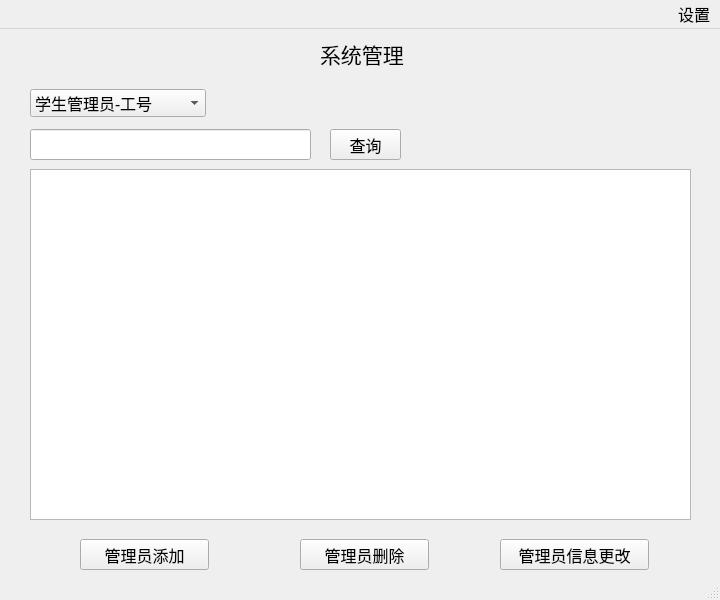
<?xml version="1.0" encoding="UTF-8"?>
<ui version="4.0">
 <class>MainWindow_manager_sys</class>
 <widget class="QMainWindow" name="MainWindow_manager_sys">
  <property name="geometry">
   <rect>
    <x>0</x>
    <y>0</y>
    <width>720</width>
    <height>600</height>
   </rect>
  </property>
  <property name="maximumSize">
   <size>
    <width>800</width>
    <height>600</height>
   </size>
  </property>
  <property name="font">
   <font>
    <family>华文楷体</family>
    <pointsize>12</pointsize>
   </font>
  </property>
  <property name="windowTitle">
   <string>MainWindow</string>
  </property>
  <widget class="QWidget" name="centralwidget">
   <widget class="QLabel" name="label">
    <property name="geometry">
     <rect>
      <x>320</x>
      <y>10</y>
      <width>171</width>
      <height>30</height>
     </rect>
    </property>
    <property name="font">
     <font>
      <family>华文楷体</family>
      <pointsize>16</pointsize>
     </font>
    </property>
    <property name="text">
     <string>系统管理</string>
    </property>
   </widget>
   <widget class="QPushButton" name="pushButton">
    <property name="geometry">
     <rect>
      <x>80</x>
      <y>510</y>
      <width>129</width>
      <height>31</height>
     </rect>
    </property>
    <property name="text">
     <string>管理员添加</string>
    </property>
   </widget>
   <widget class="QPushButton" name="pushButton_2">
    <property name="geometry">
     <rect>
      <x>300</x>
      <y>510</y>
      <width>129</width>
      <height>31</height>
     </rect>
    </property>
    <property name="text">
     <string>管理员删除</string>
    </property>
   </widget>
   <widget class="QPushButton" name="pushButton_3">
    <property name="geometry">
     <rect>
      <x>500</x>
      <y>510</y>
      <width>149</width>
      <height>31</height>
     </rect>
    </property>
    <property name="text">
     <string>管理员信息更改</string>
    </property>
   </widget>
   <widget class="QComboBox" name="comboBox">
    <property name="geometry">
     <rect>
      <x>30</x>
      <y>60</y>
      <width>176</width>
      <height>28</height>
     </rect>
    </property>
    <item>
     <property name="text">
      <string>学生管理员-工号</string>
     </property>
    </item>
    <item>
     <property name="text">
      <string>学生管理员-姓名</string>
     </property>
    </item>
    <item>
     <property name="text">
      <string>图书管理员-工号</string>
     </property>
    </item>
    <item>
     <property name="text">
      <string>图书管理员-姓名</string>
     </property>
    </item>
   </widget>
   <widget class="QPushButton" name="pushButton_4">
    <property name="geometry">
     <rect>
      <x>330</x>
      <y>100</y>
      <width>71</width>
      <height>31</height>
     </rect>
    </property>
    <property name="text">
     <string>查询</string>
    </property>
   </widget>
   <widget class="QLineEdit" name="lineEdit">
    <property name="geometry">
     <rect>
      <x>30</x>
      <y>100</y>
      <width>281</width>
      <height>31</height>
     </rect>
    </property>
   </widget>
   <widget class="QTableView" name="tableView">
    <property name="geometry">
     <rect>
      <x>30</x>
      <y>140</y>
      <width>661</width>
      <height>351</height>
     </rect>
    </property>
   </widget>
  </widget>
  <widget class="QStatusBar" name="statusbar"/>
  <widget class="QMenuBar" name="menubar">
   <property name="geometry">
    <rect>
     <x>0</x>
     <y>0</y>
     <width>720</width>
     <height>28</height>
    </rect>
   </property>
   <property name="font">
    <font>
     <family>华文楷体</family>
     <pointsize>12</pointsize>
    </font>
   </property>
   <property name="layoutDirection">
    <enum>Qt::RightToLeft</enum>
   </property>
   <widget class="QMenu" name="menu">
    <property name="font">
     <font>
      <family>华文楷体</family>
      <pointsize>12</pointsize>
     </font>
    </property>
    <property name="title">
     <string>设置</string>
    </property>
    <addaction name="separator"/>
    <addaction name="action"/>
    <addaction name="separator"/>
    <addaction name="action_2"/>
    <addaction name="separator"/>
   </widget>
   <addaction name="menu"/>
  </widget>
  <action name="action1_1">
   <property name="text">
    <string>个人借阅查询</string>
   </property>
   <property name="font">
    <font>
     <family>华文楷体</family>
     <pointsize>11</pointsize>
    </font>
   </property>
  </action>
  <action name="action2_1">
   <property name="text">
    <string>图书借阅</string>
   </property>
   <property name="font">
    <font>
     <family>华文楷体</family>
     <pointsize>11</pointsize>
    </font>
   </property>
  </action>
  <action name="action3_1">
   <property name="text">
    <string>图书归还</string>
   </property>
   <property name="font">
    <font>
     <family>华文楷体</family>
     <pointsize>11</pointsize>
    </font>
   </property>
  </action>
  <action name="action1">
   <property name="text">
    <string>借阅排行</string>
   </property>
   <property name="font">
    <font>
     <family>华文楷体</family>
     <pointsize>11</pointsize>
    </font>
   </property>
  </action>
  <action name="action2">
   <property name="text">
    <string>图书搜索</string>
   </property>
   <property name="font">
    <font>
     <family>华文楷体</family>
     <pointsize>11</pointsize>
    </font>
   </property>
  </action>
  <action name="action">
   <property name="text">
    <string>密码更改</string>
   </property>
   <property name="font">
    <font>
     <family>华文楷体</family>
     <pointsize>11</pointsize>
    </font>
   </property>
  </action>
  <action name="action_2">
   <property name="text">
    <string>注销</string>
   </property>
   <property name="font">
    <font>
     <family>华文楷体</family>
     <pointsize>11</pointsize>
    </font>
   </property>
  </action>
 </widget>
 <resources/>
 <connections/>
</ui>
